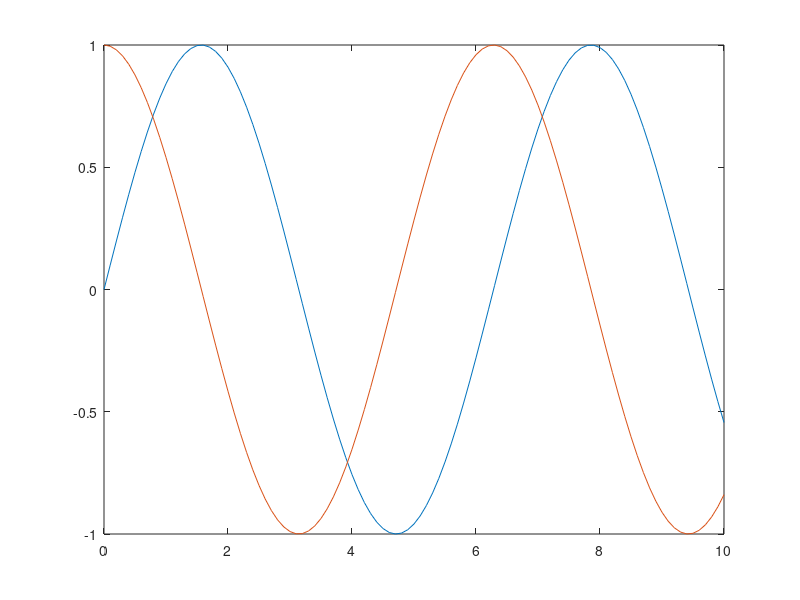

Write MATLAB code to recreate this figure. (Note: this script raises an error after producing the figure.)
x = 0:0.1:10;
y = sin(x);

plot(x,y,'DisplayName',"$\sin(x)$")
hold on
plot(x,cos(x),'DisplayName',"$\cos(x)$")
yline(0,'k--')

ylim([-1.5,2])
legend show
title("Some functions")
xlabel("$x$")
ylabel("$y$")

%%
x = 0:1:10;
semilogy(x,exp(x),'o-','DisplayName',"$e^x$")

legend show
xlabel("$x$")
ylabel("$y$")

%%
x = 0:1:10;
loglog(x,x.^2/1.2,'o','DisplayName',"Data")
hold on
loglog(x,x.^2,'k','DisplayName',"$x^2$")
loglog(x,x.^3,'o','DisplayName',"$x^3$")

legend show
legend('Location','best')
xlabel("$x$")
ylabel("$y$")

exportgraphics(gcf,'example.pdf')
